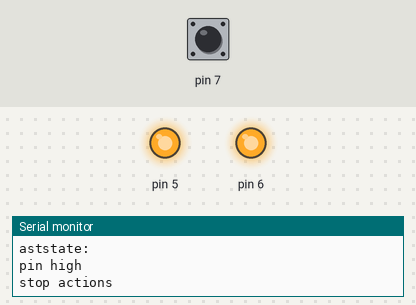
Bench run of a sketch on a simulated Arduino Uno, built with avr-gcc and run on an emulated ATmega328P. Shown: output pins drawn as LEDs (lit = HIGH), the last lines printed to the serial monitor. Dashed ring = blinking. The test bench sets the inputs (shaded band); at power-on: pin 7 HIGH. Storage starts empty; the audio player accepts every command and is not drawn.

Above: at 3.8 s.
3.9 s: pin 7 pulled LOW for 0.15 s
At 4.3 s:
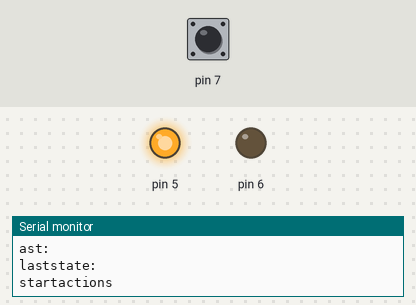
At 5.3 s:
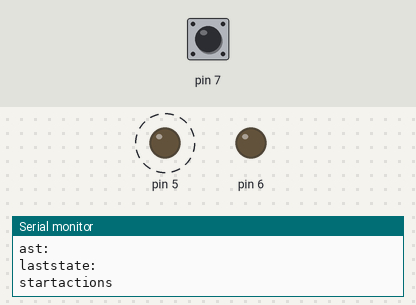
Timing chart, 0 to 13.0 s (numbered marks = the images above; inputs shaded):
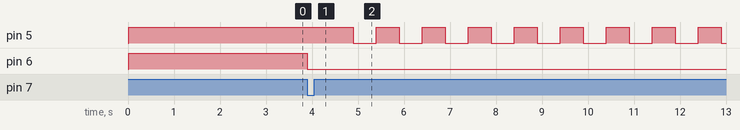

Measured:
- after the input at 3.9 s, pin 5: alternates HIGH for 0.50 s and LOW for 0.50 s, starting after 1.0 s; pin 6: HIGH → LOW at once

The sketch:

sketch_nov19b.ino
```cpp
#include "SD.h"
#define SD_ChipSelectPin 10
#include "TMRpcm.h"
#include "SPI.h"

TMRpcm tmrpcm;
int laststate = -1;

//==================================================
void setup() {
pinMode(7, INPUT_PULLUP);
pinMode(5, OUTPUT);
pinMode(6, OUTPUT);
tmrpcm.speakerPin=9;
Serial.begin(9600);
if(!SD.begin(SD_ChipSelectPin))
{
  Serial.println("SD fail");
  return;
}
tmrpcm.setVolume(5);

}

//==================================================
void loop() {
 int bState = digitalRead(7);


 if(bState != laststate){

    Serial.println("bstate:"+bState);
     Serial.println("last:"+laststate);

    laststate = bState;
        Serial.println("laststate:"+laststate);
    if (bState == HIGH) {


            Serial.println("pin high");
            stopActions();


  } else {


       startActions();
      Serial.println("pin low");


  }


  }

}

//==================================================
int stopActions(){

digitalWrite(5, HIGH);
digitalWrite(6, HIGH);
 Serial.println("stop actions");
   tmrpcm.play("finished.wav");

      delay(3000);

}

//==================================================
int startActions(){

int Count = 0;

digitalWrite(6, LOW);
 Serial.println("startactions");
       delay(1000);
  tmrpcm.play("start.wav");


  for (Count; Count <= 16; Count++)
  {

      digitalWrite(5, LOW);
      delay(500);
      digitalWrite(5, HIGH);
      delay(500);

      if(Count == 8){
       tmrpcm.play("start.wav");
      }
  }


      digitalWrite(5, LOW);


    // delay(16000);

}
```
